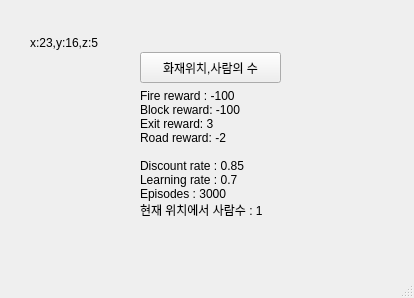
<?xml version="1.0" encoding="UTF-8"?>
<ui version="4.0">
 <class>MainWindow</class>
 <widget class="QMainWindow" name="MainWindow">
  <property name="geometry">
   <rect>
    <x>0</x>
    <y>0</y>
    <width>414</width>
    <height>298</height>
   </rect>
  </property>
  <property name="windowTitle">
   <string>MainWindow</string>
  </property>
  <widget class="QWidget" name="centralwidget">
   <widget class="QPushButton" name="btn1">
    <property name="geometry">
     <rect>
      <x>140</x>
      <y>52</y>
      <width>141</width>
      <height>31</height>
     </rect>
    </property>
    <property name="text">
     <string>화재위치,사람의 수</string>
    </property>
   </widget>
   <widget class="QLabel" name="label">
    <property name="geometry">
     <rect>
      <x>30</x>
      <y>32</y>
      <width>101</width>
      <height>21</height>
     </rect>
    </property>
    <property name="text">
     <string>x:23,y:16,z:5</string>
    </property>
   </widget>
   <widget class="QLabel" name="label_2">
    <property name="geometry">
     <rect>
      <x>140</x>
      <y>90</y>
      <width>151</width>
      <height>141</height>
     </rect>
    </property>
    <property name="text">
     <string>Fire reward : -100
Block reward: -100
Exit reward: 3
Road reward: -2

Discount rate : 0.85
Learning rate : 0.7
Episodes : 3000
현재 위치에서 사람수 : 1
</string>
    </property>
   </widget>
  </widget>
  <widget class="QMenuBar" name="menubar">
   <property name="geometry">
    <rect>
     <x>0</x>
     <y>0</y>
     <width>414</width>
     <height>21</height>
    </rect>
   </property>
  </widget>
  <widget class="QStatusBar" name="statusbar"/>
 </widget>
 <resources/>
 <connections/>
</ui>
